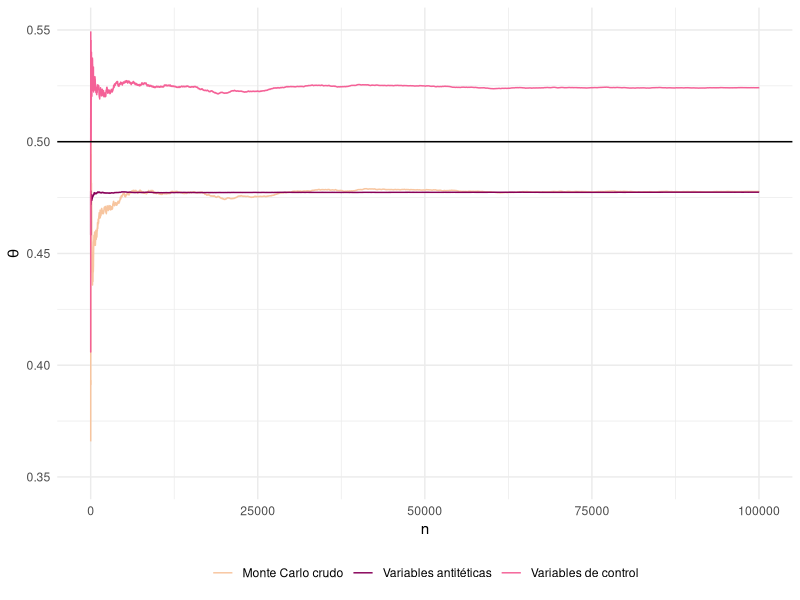

Source code (R):
## ---- chunk 1
library(rmarkdown)
library(tidyverse)
options(digits = 8)

knitr::opts_chunk$set(
  echo = TRUE,
  cache = FALSE,
  fig.align = "center",
  fig.width = 9,
  fig.height = 6,
  cache = TRUE,
  dpi = 300
)

theme_set(theme_minimal())
## ---- chunk 2
set.seed(181121)

n <- 100000
a <- 0
b <- pi / 3

sim.u     <- runif(n, a, b)
sim.sin   <- sin(sim.u)
theta.sin <- cumsum(sim.sin) / (1:n)
theta.1   <- sim.sin[which.min(abs(sim.sin - 0.5))]
sd.1      <- sd(sim.sin) / sqrt(n)
## ---- chunk 3
sim.v     <- a + (b - sim.u)
sim.ant   <- (sin(sim.u) + sin(sim.v)) / 2
theta.ant <- cumsum(sim.ant) / (1:n)
theta.2   <- sim.ant[which.min(abs(sim.ant - 0.5))]
sd.2      <- sd(sim.ant) / sqrt(n)
## ---- chunk 4
set.seed(181121)
k <- 1000

# Piloto
u <- runif(k, a, b)
x <- u
y <- cos(x)
alpha <- -lm(y ~ x)$coeff[2]

# Simulación
u <- runif(n, a, b)
x <- u
y <- cos(x)

sim.cv   <- x + alpha * (y - mean(y))
theta.cv <- cumsum(sim.cv) / (1:n)
theta.3  <- sim.cv[which.min(abs(sim.cv - 0.5))]
sd.3     <- sd(sim.cv) / sqrt(n)
## ---- chunk 5
df <- data.frame(n = 1:n,
                 raw = theta.sin,
                 ant = theta.ant,
                 cv = theta.cv)

colours <- c(
  "Monte Carlo crudo" = "#F7C59F",
  "Variables antitéticas" = "#870058",
  "Variables de control" = "#F46197"
)

ggplot(df) +
  geom_line(aes(x = n, y = raw, colour = "Monte Carlo crudo")) +
  geom_line(aes(x = n, y = ant, colour = "Variables antitéticas")) +
  geom_line(aes(x = n, y = cv, colour = "Variables de control")) +
  geom_hline(yintercept = 0.5) +
  ylim(0.35, 0.55) +
  scale_colour_manual(name = NULL, values = colours) +
  labs(title = NULL,
       x = "n",
       y = expression(theta)) +
  theme(legend.position = "bottom")
## ---- chunk 6
obs <- c(4.59, 4.153, 2.46, 2.732, 2.973)
## ---- chunk 7
mean <- 3
sd <- 1

prob <- 0

for (i in 0:2) {
  p <- choose(5, i) *
    (pnorm(3, mean, sd)) ^ (i) *
    (1 - pnorm(3, mean, sd)) ^ (5 - i)
  prob <- prob + p
}

prob
